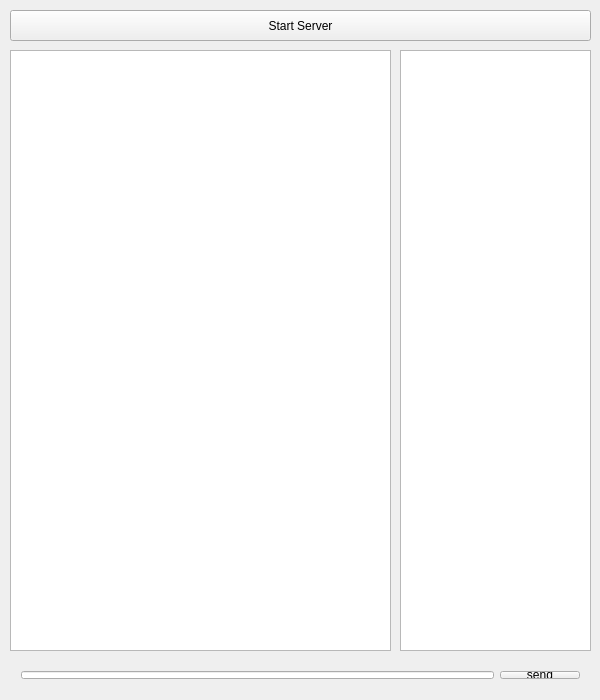
<?xml version="1.0" encoding="UTF-8"?>
<ui version="4.0">
 <class>ServerWindow</class>
 <widget class="QWidget" name="ServerWindow">
  <property name="geometry">
   <rect>
    <x>0</x>
    <y>0</y>
    <width>600</width>
    <height>700</height>
   </rect>
  </property>
  <property name="windowTitle">
   <string>ServerWindow</string>
  </property>
  <widget class="QPushButton" name="pushButton_startServer">
   <property name="geometry">
    <rect>
     <x>10</x>
     <y>10</y>
     <width>581</width>
     <height>31</height>
    </rect>
   </property>
   <property name="text">
    <string>Start Server</string>
   </property>
  </widget>
  <widget class="QListView" name="listView_userList">
   <property name="geometry">
    <rect>
     <x>400</x>
     <y>50</y>
     <width>191</width>
     <height>601</height>
    </rect>
   </property>
   <property name="editTriggers">
    <set>QAbstractItemView::NoEditTriggers</set>
   </property>
  </widget>
  <widget class="QWidget" name="layoutWidget">
   <property name="geometry">
    <rect>
     <x>10</x>
     <y>660</y>
     <width>581</width>
     <height>30</height>
    </rect>
   </property>
   <layout class="QHBoxLayout" name="horizontalLayout">
    <item>
     <widget class="QLineEdit" name="lineEdit_chat"/>
    </item>
    <item>
     <widget class="QPushButton" name="pushButton_send">
      <property name="text">
       <string>send</string>
      </property>
     </widget>
    </item>
   </layout>
  </widget>
  <widget class="QPlainTextEdit" name="plainTextEdit_log">
   <property name="enabled">
    <bool>true</bool>
   </property>
   <property name="geometry">
    <rect>
     <x>10</x>
     <y>50</y>
     <width>381</width>
     <height>601</height>
    </rect>
   </property>
   <property name="readOnly">
    <bool>true</bool>
   </property>
  </widget>
 </widget>
 <layoutdefault spacing="6" margin="11"/>
 <resources/>
 <connections/>
</ui>
